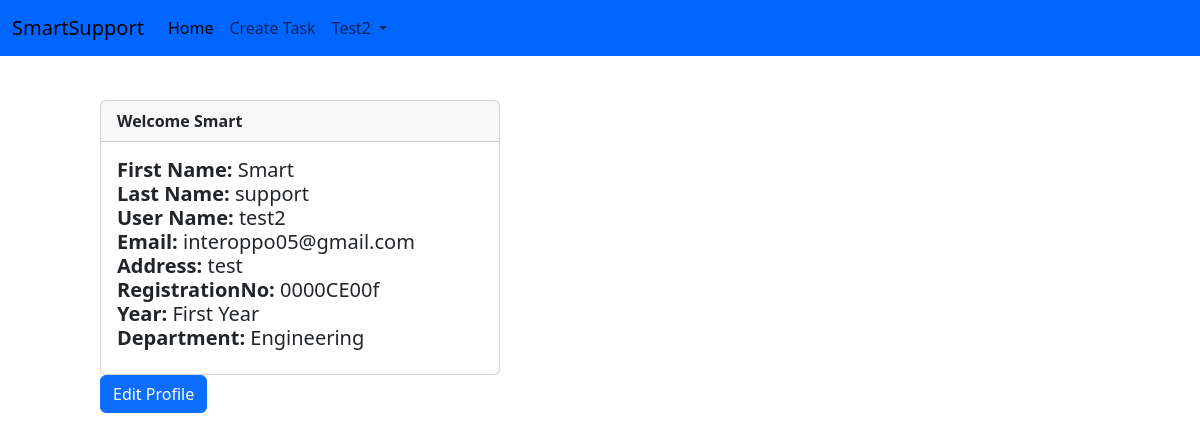
Screenshot of /profile/ (signed in) with the database file from the repository.
### myapp/models.py (models this page shows)
class UserProfile(models.Model):
    user=models.OneToOneField(User,on_delete=models.CASCADE,null=True)
    Address=models.CharField(max_length=100)
    RegistrationNo=models.CharField(max_length=100,default='0000CE00F')
    Year=models.CharField(max_length=100, default='First Year')
    Department=models.CharField(max_length=100,default='Engineering')

### myapp/views.py (the view)
# urls.py: path('profile/', views.User_Profile,name='profile'),
def User_Profile(request):
    if request.user.is_authenticated:
        user = request.user
        ProfileDatas = UserProfile.objects.filter(user=user)
        return render(request, 'Userprofile.html', {'ProfileDatas': ProfileDatas})
    else:
        messages.error(request, "You must log in to see your profile!")
        return redirect('login')

### myapp/TEMPLATES/Userprofile.html (shortened to what this page needs)
{% extends 'Base.html' %}
{% block content %}
<br>
<div class="col-4 offset-1">
    <div class="card">
        <div class="card-header">
            <strong>Welcome</strong> <strong>{{ request.user.first_name }}</strong>
        </div>
        {% for ProfileData in ProfileDatas %}
        <div class="card-body">
            <h5 class="card-title">
                <strong>First Name:</strong> {{ request.user.first_name }}<br>
                <strong>Last Name:</strong> {{ request.user.last_name }}<br>
                <strong>User Name:</strong> {{ request.user.username }}<br>
                <strong>Email:</strong> {{ request.user.email }}<br>
                <strong>Address:</strong> {{ ProfileData.Address }}<br>
                <strong>RegistrationNo:</strong> {{ ProfileData.RegistrationNo }}<br>
                <strong>Year:</strong> {{ ProfileData.Year }}<br>
                <strong>Department:</strong> {{ ProfileData.Department }}<br>
            </h5>
        </div>
        </div>
        {% endfor %}
            {% for ProfileData in ProfileDatas %}
            <div class="card-footer text-body-secondary">
                <a href="{% url 'update_profile' ProfileData.id %}" class="btn btn-primary">Edit Profile</a>
            </div>
            {% endfor %}
    </div>
{% endblock content %}

### myapp/TEMPLATES/Navbar.html (shortened to what this page needs)
<nav class="navbar navbar-expand-lg" style="background-color: #0066ff;">
    <div class="container-fluid">
      <a class="navbar-brand" href="#">SmartSupport</a>
      <div class="collapse navbar-collapse" id="navbarSupportedContent">
        <ul class="navbar-nav me-auto mb-2 mb-lg-0">
          <li class="nav-item">
            <a class="nav-link active" aria-current="page" href="{% url 'base' %}">Home</a>
          </li>
          {% if not request.user.is_authenticated %}
            <li class="nav-item">
              <a class="nav-link" href="{% url 'login' %}">Login</a>
            </li>
            <li class="nav-item">
              <a class="nav-link" href="{% url 'register' %}">Register</a>
            </li>
          {% else %}
            <li class="nav-item">
              <a class="nav-link" href="{% url 'taskdetails' %}">Create Task</a>
            </li>
            <li class="nav-item dropdown">
              <a class="nav-link dropdown-toggle" href="#" role="button" data-bs-toggle="dropdown" aria-expanded="false">
                {{ request.user.username|capfirst }}
              </a>
            </li>
          {% endif %}
        </ul>
      </div>
    </div>
  </nav>

### rows the page displays
UserProfile: Address "test", RegistrationNo "0000CE00f", Year "First Year", Department "Engineering"

### other values shown
{{ request.user.username|capfirst }} "Test2"
{{ request.user.first_name }} "Smart"
{{ request.user.last_name }} "support"
{{ request.user.username }} "test2"
{{ request.user.email }} "interoppo05@gmail.com"
